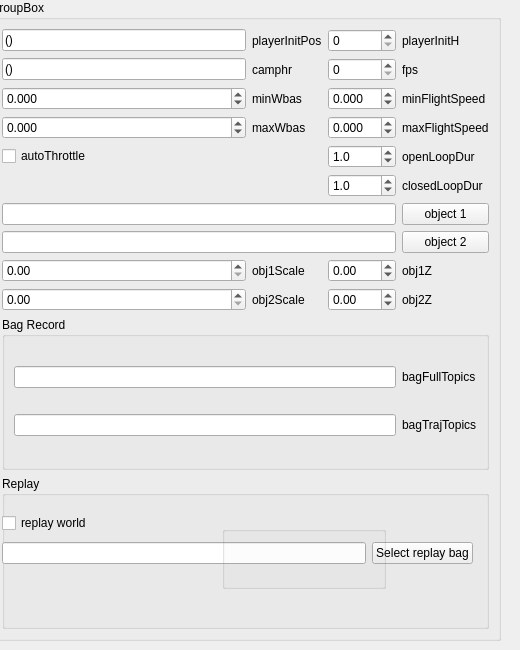
     <widget class="QWidget" name="tab_7">
      <attribute name="title">
       <string>World</string>
      </attribute>
      <widget class="QGroupBox" name="groupBox_4">
       <property name="enabled">
        <bool>true</bool>
       </property>
       <property name="geometry">
        <rect>
         <x>-10</x>
         <y>0</y>
         <width>511</width>
         <height>641</height>
        </rect>
       </property>
       <property name="title">
        <string>GroupBox</string>
       </property>
       <layout class="QGridLayout" name="gridLayout">
        <item row="8" column="0">
         <widget class="QDoubleSpinBox" name="obj1Scale_2">
          <property name="enabled">
           <bool>true</bool>
          </property>
         </widget>
        </item>
        <item row="1" column="3">
         <widget class="QLabel" name="label_158">
          <property name="enabled">
           <bool>true</bool>
          </property>
          <property name="text">
           <string>fps</string>
          </property>
         </widget>
        </item>
        <item row="7" column="3">
         <widget class="QPushButton" name="obj2PathBtn_2">
          <property name="enabled">
           <bool>true</bool>
          </property>
          <property name="text">
           <string>object 2</string>
          </property>
         </widget>
        </item>
        <item row="2" column="0">
         <widget class="QDoubleSpinBox" name="minWbas">
          <property name="enabled">
           <bool>true</bool>
          </property>
          <property name="decimals">
           <number>3</number>
          </property>
          <property name="minimum">
           <double>-99.989999999999995</double>
          </property>
         </widget>
        </item>
        <item row="1" column="0">
         <widget class="QLineEdit" name="camHpr">
          <property name="enabled">
           <bool>true</bool>
          </property>
          <property name="toolTip">
           <string>&lt;html&gt;&lt;head/&gt;&lt;body&gt;&lt;p&gt;Add &lt;span style=&quot; font-weight:600;&quot;&gt;3 &lt;/span&gt;items&lt;/p&gt;&lt;p&gt;(0, 0, 0)&lt;/p&gt;&lt;/body&gt;&lt;/html&gt;</string>
          </property>
          <property name="text">
           <string>()</string>
          </property>
         </widget>
        </item>
        <item row="0" column="2">
         <widget class="QSpinBox" name="playerInitH">
          <property name="enabled">
           <bool>true</bool>
          </property>
          <property name="maximum">
           <number>360</number>
          </property>
         </widget>
        </item>
        <item row="2" column="2">
         <widget class="QDoubleSpinBox" name="minFlightSpeed">
          <property name="enabled">
           <bool>true</bool>
          </property>
          <property name="decimals">
           <number>3</number>
          </property>
          <property name="minimum">
           <double>-99.989999999999995</double>
          </property>
         </widget>
        </item>
        <item row="9" column="3">
         <widget class="QLabel" name="label_156">
          <property name="enabled">
           <bool>true</bool>
          </property>
          <property name="text">
           <string>obj2Z</string>
          </property>
         </widget>
        </item>
        <item row="6" column="0" colspan="3">
         <widget class="QLineEdit" name="object1_2">
          <property name="enabled">
           <bool>true</bool>
          </property>
         </widget>
        </item>
        <item row="0" column="0">
         <widget class="QLineEdit" name="playerInitPos">
          <property name="enabled">
           <bool>true</bool>
          </property>
          <property name="toolTip">
           <string>&lt;html&gt;&lt;head/&gt;&lt;body&gt;&lt;p&gt;Add &lt;span style=&quot; font-weight:600;&quot;&gt;3 &lt;/span&gt;items&lt;/p&gt;&lt;p&gt;(0, 0, 0)&lt;/p&gt;&lt;/body&gt;&lt;/html&gt;</string>
          </property>
          <property name="text">
           <string>()</string>
          </property>
         </widget>
        </item>
        <item row="3" column="1">
         <widget class="QLabel" name="maxWbas_2">
          <property name="enabled">
           <bool>true</bool>
          </property>
          <property name="text">
           <string>maxWbas</string>
          </property>
         </widget>
        </item>
        <item row="8" column="3">
         <widget class="QLabel" name="label_155">
          <property name="enabled">
           <bool>true</bool>
          </property>
          <property name="text">
           <string>obj1Z</string>
          </property>
         </widget>
        </item>
        <item row="9" column="0">
         <widget class="QDoubleSpinBox" name="obj2Scale_2">
          <property name="enabled">
           <bool>true</bool>
          </property>
         </widget>
        </item>
        <item row="8" column="2">
         <widget class="QDoubleSpinBox" name="obj1Z_2">
          <property name="enabled">
           <bool>true</bool>
          </property>
          <property name="minimum">
           <double>-100.000000000000000</double>
          </property>
         </widget>
        </item>
        <item row="9" column="2">
         <widget class="QDoubleSpinBox" name="obj2Z_2">
          <property name="enabled">
           <bool>true</bool>
          </property>
          <property name="minimum">
           <double>-99.989999999999995</double>
          </property>
         </widget>
        </item>
        <item row="1" column="1">
         <widget class="QLabel" name="label_254">
          <property name="enabled">
           <bool>true</bool>
          </property>
          <property name="text">
           <string>camphr</string>
          </property>
         </widget>
        </item>
        <item row="3" column="2">
         <widget class="QDoubleSpinBox" name="maxFlightSpeed">
          <property name="enabled">
           <bool>true</bool>
          </property>
          <property name="decimals">
           <number>3</number>
          </property>
          <property name="minimum">
           <double>-99.989999999999995</double>
          </property>
         </widget>
        </item>
        <item row="2" column="1">
         <widget class="QLabel" name="minWbas_2">
          <property name="enabled">
           <bool>true</bool>
          </property>
          <property name="text">
           <string>minWbas</string>
          </property>
         </widget>
        </item>
        <item row="2" column="3">
         <widget class="QLabel" name="minSpeed_2">
          <property name="enabled">
           <bool>true</bool>
          </property>
          <property name="text">
           <string>minFlightSpeed</string>
          </property>
         </widget>
        </item>
        <item row="8" column="1">
         <widget class="QLabel" name="label_112">
          <property name="enabled">
           <bool>true</bool>
          </property>
          <property name="text">
           <string>obj1Scale</string>
          </property>
         </widget>
        </item>
        <item row="7" column="0" colspan="3">
         <widget class="QLineEdit" name="object2_2">
          <property name="enabled">
           <bool>true</bool>
          </property>
         </widget>
        </item>
        <item row="0" column="3">
         <widget class="QLabel" name="label_151">
          <property name="enabled">
           <bool>true</bool>
          </property>
          <property name="text">
           <string>playerInitH</string>
          </property>
         </widget>
        </item>
        <item row="3" column="0">
         <widget class="QDoubleSpinBox" name="maxWbas">
          <property name="enabled">
           <bool>true</bool>
          </property>
          <property name="decimals">
           <number>3</number>
          </property>
          <property name="minimum">
           <double>-99.989999999999995</double>
          </property>
         </widget>
        </item>
        <item row="9" column="1">
         <widget class="QLabel" name="label_111">
          <property name="enabled">
           <bool>true</bool>
          </property>
          <property name="text">
           <string>obj2Scale</string>
          </property>
         </widget>
        </item>
        <item row="1" column="2">
         <widget class="QSpinBox" name="fps">
          <property name="enabled">
           <bool>true</bool>
          </property>
          <property name="maximum">
           <number>999</number>
          </property>
         </widget>
        </item>
        <item row="6" column="3">
         <widget class="QPushButton" name="obj1PathBtn_2">
          <property name="enabled">
           <bool>true</bool>
          </property>
          <property name="text">
           <string>object 1</string>
          </property>
         </widget>
        </item>
        <item row="3" column="3">
         <widget class="QLabel" name="maxSpeed_3">
          <property name="enabled">
           <bool>true</bool>
          </property>
          <property name="text">
           <string>maxFlightSpeed</string>
          </property>
         </widget>
        </item>
        <item row="0" column="1">
         <widget class="QLabel" name="label_150">
          <property name="enabled">
           <bool>true</bool>
          </property>
          <property name="text">
           <string>playerInitPos</string>
          </property>
         </widget>
        </item>
        <item row="10" column="0" colspan="4">
         <widget class="QGroupBox" name="groupBox_9">
          <property name="enabled">
           <bool>true</bool>
          </property>
          <property name="title">
           <string>Bag Record </string>
          </property>
          <layout class="QGridLayout" name="gridLayout_16">
           <item row="0" column="1">
            <widget class="QLabel" name="label_47">
             <property name="enabled">
              <bool>true</bool>
             </property>
             <property name="text">
              <string>bagFullTopics</string>
             </property>
            </widget>
           </item>
           <item row="1" column="0">
            <widget class="QLineEdit" name="bagTrajTopics">
             <property name="enabled">
              <bool>true</bool>
             </property>
            </widget>
           </item>
           <item row="0" column="0">
            <widget class="QLineEdit" name="bagFullTopics">
             <property name="enabled">
              <bool>true</bool>
             </property>
            </widget>
           </item>
           <item row="1" column="1">
            <widget class="QLabel" name="label_48">
             <property name="enabled">
              <bool>true</bool>
             </property>
             <property name="text">
              <string>bagTrajTopics</string>
             </property>
            </widget>
           </item>
          </layout>
         </widget>
        </item>
        <item row="11" column="0" colspan="4">
         <widget class="QGroupBox" name="groupBox_3">
          <property name="enabled">
           <bool>true</bool>
          </property>
          <property name="title">
           <string>Replay </string>
          </property>
          <widget class="QGroupBox" name="groupBox_2">
           <property name="enabled">
            <bool>true</bool>
           </property>
           <property name="geometry">
            <rect>
             <x>220</x>
             <y>50</y>
             <width>164</width>
             <height>63</height>
            </rect>
           </property>
           <property name="title">
            <string/>
           </property>
          </widget>
          <widget class="QWidget" name="layoutWidget">
           <property name="geometry">
            <rect>
             <x>0</x>
             <y>34</y>
             <width>471</width>
             <height>57</height>
            </rect>
           </property>
           <layout class="QGridLayout" name="gridLayout_2">
            <item row="1" column="0">
             <widget class="QLineEdit" name="replayPath">
              <property name="enabled">
               <bool>true</bool>
              </property>
             </widget>
            </item>
            <item row="1" column="1">
             <widget class="QPushButton" name="replayPathBtn">
              <property name="enabled">
               <bool>true</bool>
              </property>
              <property name="text">
               <string>Select replay bag</string>
              </property>
             </widget>
            </item>
            <item row="0" column="0">
             <widget class="QCheckBox" name="replayWorld">
              <property name="enabled">
               <bool>true</bool>
              </property>
              <property name="text">
               <string>replay world</string>
              </property>
             </widget>
            </item>
           </layout>
          </widget>
          <zorder>layoutWidget</zorder>
          <zorder>groupBox_2</zorder>
         </widget>
        </item>
        <item row="4" column="0">
         <widget class="QCheckBox" name="autoThrottle">
          <property name="enabled">
           <bool>true</bool>
          </property>
          <property name="text">
           <string>autoThrottle</string>
          </property>
         </widget>
        </item>
        <item row="5" column="2">
         <widget class="QDoubleSpinBox" name="closedLoopDur">
          <property name="enabled">
           <bool>true</bool>
          </property>
          <property name="decimals">
           <number>1</number>
          </property>
          <property name="minimum">
           <double>0.000000000000000</double>
          </property>
          <property name="value">
           <double>1.000000000000000</double>
          </property>
         </widget>
        </item>
        <item row="5" column="3">
         <widget class="QLabel" name="closedLoopDur_label">
          <property name="enabled">
           <bool>true</bool>
          </property>
          <property name="toolTip">
           <string extracomment="The duration of initial closed loop zeero speed before auto throttle"/>
          </property>
          <property name="text">
           <string>closedLoopDur</string>
          </property>
         </widget>
        </item>
        <item row="4" column="2">
         <widget class="QDoubleSpinBox" name="openLoopDur">
          <property name="enabled">
           <bool>true</bool>
          </property>
          <property name="decimals">
           <number>1</number>
          </property>
          <property name="minimum">
           <double>0.000000000000000</double>
          </property>
          <property name="value">
           <double>1.000000000000000</double>
          </property>
         </widget>
        </item>
        <item row="4" column="3">
         <widget class="QLabel" name="openLoopDur_label">
          <property name="enabled">
           <bool>true</bool>
          </property>
          <property name="mouseTracking">
           <bool>true</bool>
          </property>
          <property name="toolTip">
           <string extracomment="The duration of initial open loop before auto throttle"/>
          </property>
          <property name="text">
           <string>openLoopDur</string>
          </property>
         </widget>
        </item>
       </layout>
      </widget>
     </widget>
